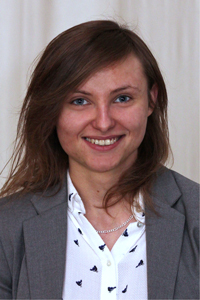
#> input picture photos/alfoldiova5.jpg, 200 x 300 px; its folder holds only this picture in this run
$ python Preprocessing.py
#> lines starting #> are read from the running program, lines starting #| are printed output that depends on the picture
import pathlib
import os
import cv2
from tqdm import tqdm


def list_images_full():
    return list(os.listdir(basepath.joinpath("photos")))


def download_haarcascade():
    import urllib.request
    url = "https://raw.githubusercontent.com/opencv/opencv/master/data/haarcascades/haarcascade_frontalface_default.xml"
    urllib.request.urlretrieve(url, basepath.joinpath("cascades", "haarcascade_frontalface_default.xml"))


def process_image(image, cascade, scale=1.1, minNeighbors=5, minSize=(30, 30)):
    """
    Preprocess images with face detection and center the faces
    :param image: image to process
    :param scale: hyperparameter for face detection (see OpenCV documentation)
    :param minNeighbors:  hyperparameter for face detection (see OpenCV documentation)
    :param minSize: hyperparameter for face detection (see OpenCV documentation)
    :return: list of faces sorted by size - the biggest face is the first (should be the true positive)
    """
#> called with image = 'photos/alfoldiova5.jpg', scale = 1.1, minNeighbors = 5, minSize = (30, 30)
    # load the image using OpenCV, convert it to grayscale
    image = cv2.imread(image, 0)
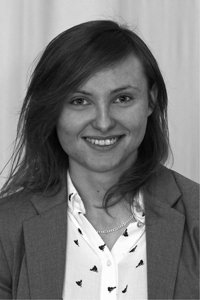
#> image: shape (300, 200); min 1, max 255, mean 120.9
    gray = image
    # gray = cv2.cvtColor(image, cv2.COLOR_BGR2GRAY)
    # I would resize them but someone at the website admin team did it for me
    # But I would do it like this:
    # gray = cv2.resize(gray, (300, 200))

    # # There are some cooler algorithms like matching 3d models of faces and then centering them # #
    # # Empirical evidence shows that the Haar Cascade is sufficient for this task on this dataset# #

    # detect faces in the grayscale image
    rects = cascade.detectMultiScale(gray, scaleFactor=scale, minNeighbors=minNeighbors, minSize=minSize)
#> rects = [[70, 151, 50, 50], [52, 59, 107, 107]]
    # there should be only one face in the image but just in case
    faces = []
    for (x, y, w, h) in rects:
        # crop the face
        face = gray[y:y + h, x:x + w]
        # add the face to the list
        faces.append(face)
#> this loop made 2 passes
#> pass 1, in process_image, `face = gray[y:y + h, x:x + w]`:
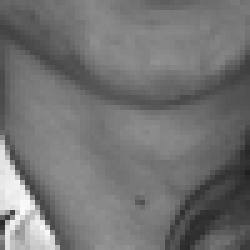
#> face: shape (50, 50) (shown 5 times larger); min 31, max 250, mean 115
#> pass 2, in process_image, `face = gray[y:y + h, x:x + w]`:
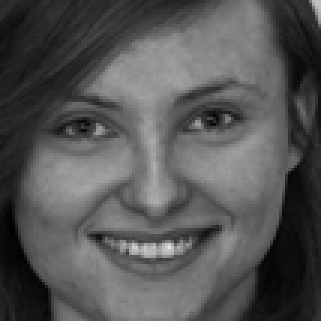
#> face: shape (107, 107) (shown 3 times larger); min 1, max 230, mean 85
#> after the loop, faces = 2 items

    # heuristics for picking the biggest face - most likely to be the true positive
    faces.sort(key=lambda x: x.shape[0] * x.shape[1], reverse=True)
    # resize the faces to 100x100
    faces_resized = [cv2.resize(face, (100, 100)) for face in faces]
#> faces_resized = 2 items
    return faces_resized


def process_images(cascade, basepath):
    # get image names
    images = list_images_full()
    # iterate over images
    for image in tqdm(images):
        # process the image, reffer to the function documentation
        faces = process_image(str(basepath.joinpath("photos", image)), cascade)
#> faces = 2 items
        # save the faces
        savepath = basepath.joinpath("faces", image)
        # we know that there is only one face in the image
        # and if there is more than one  it's a false positive
        # in case there is no face
        if len(faces) > 0:  # This is a failsafe for unknown.jpg - the anonymous face image of our faculty
            cv2.imwrite(str(savepath), faces[0])
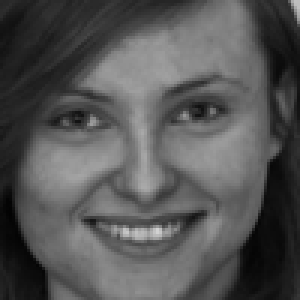
#> saved as alfoldiova5.jpg: shape (100, 100) (shown 3 times larger); min 2, max 209, mean 84.9


if __name__ == "__main__":
    basepath = pathlib.Path(__file__).parent.absolute()
    # check if the haarcascade is downloaded, since this is a repo it should be
    if not basepath.joinpath("cascades", "haarcascade_frontalface_default.xml").exists():
        download_haarcascade()
    # Create the face cascade classifier
    face_cascade = cv2.CascadeClassifier(str(basepath.joinpath("cascades", "haarcascade_frontalface_default.xml")))
    process_images(face_cascade, basepath)

$ run again, on photos/bartal3.jpg
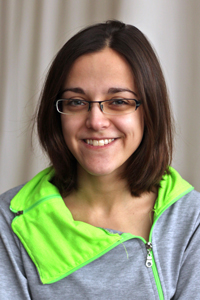
#> input picture photos/bartal3.jpg, 200 x 300 px
#> in process_image, `image = cv2.imread(image, 0)`:
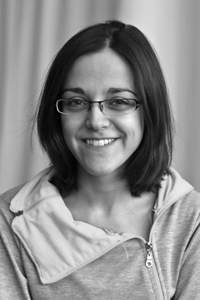
#> image: shape (300, 200); min 0, max 255, mean 139.2
#> rects = [[46, 61, 105, 105]]
#> the loop in process_image, `for (x, y, w, h) in rects:` made 1 pass
#> after the loop in process_image, `for (x, y, w, h) in rects:`: faces = 1 item
#> in process_images, `cv2.imwrite(str(savepath), faces[0])`:
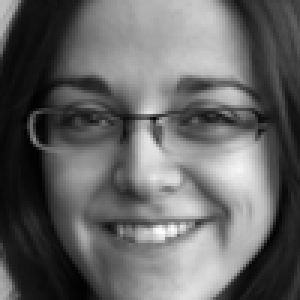
#> saved as bartal3.jpg: shape (100, 100) (shown 3 times larger); min 1, max 254, mean 100.3

$ run again, on photos/bartos11.jpg
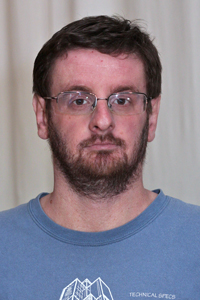
#> input picture photos/bartos11.jpg, 200 x 300 px
#> in process_image, `image = cv2.imread(image, 0)`:
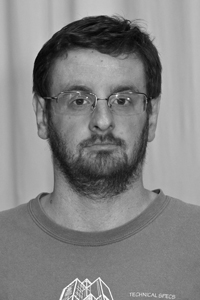
#> image: shape (300, 200); min 3, max 255, mean 130.9
#> rects = [[38, 51, 128, 128]]
#> the loop in process_image, `for (x, y, w, h) in rects:` made 1 pass
#> after the loop in process_image, `for (x, y, w, h) in rects:`: faces = 1 item
#> in process_images, `cv2.imwrite(str(savepath), faces[0])`:
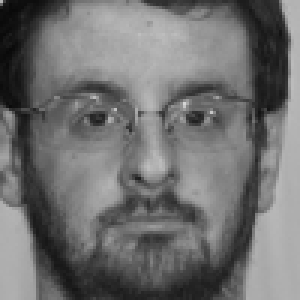
#> saved as bartos11.jpg: shape (100, 100) (shown 3 times larger); min 9, max 213, mean 111.6

$ run again, on photos/bartosova2.jpg
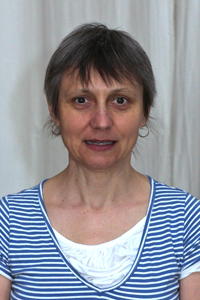
#> input picture photos/bartosova2.jpg, 200 x 300 px
#> in process_image, `image = cv2.imread(image, 0)`:
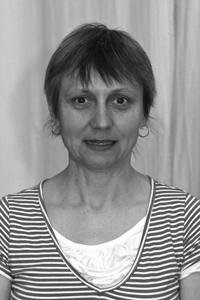
#> image: shape (300, 200); min 9, max 255, mean 147.3
#> rects = [[45, 57, 114, 114]]
#> the loop in process_image, `for (x, y, w, h) in rects:` made 1 pass
#> after the loop in process_image, `for (x, y, w, h) in rects:`: faces = 1 item
#> in process_images, `cv2.imwrite(str(savepath), faces[0])`:
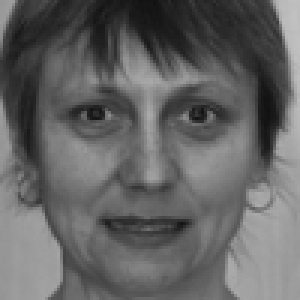
#> saved as bartosova2.jpg: shape (100, 100) (shown 3 times larger); min 17, max 193, mean 99.6

$ run again, on photos/antalic2.jpg
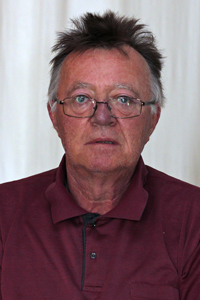
#> input picture photos/antalic2.jpg, 200 x 300 px
#> rects = [[70, 156, 58, 58], [43, 49, 126, 126]]
#> the loop in process_image, `for (x, y, w, h) in rects:` made 2 passes
#> after the loop in process_image, `for (x, y, w, h) in rects:`: faces = 2 items
#> in process_images, `cv2.imwrite(str(savepath), faces[0])`:
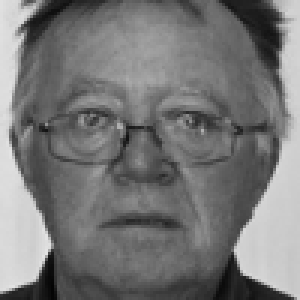
#> saved as antalic2.jpg: shape (100, 100) (shown 3 times larger); min 4, max 227, mean 118.6
